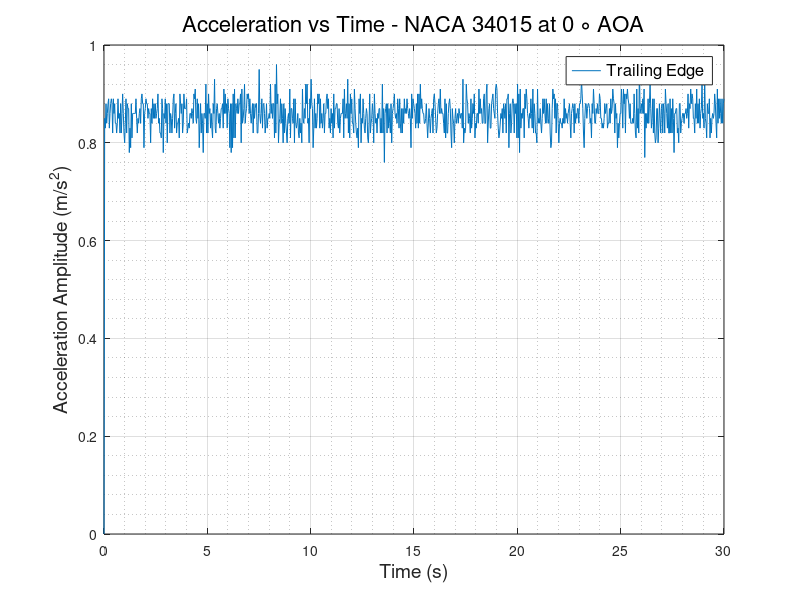
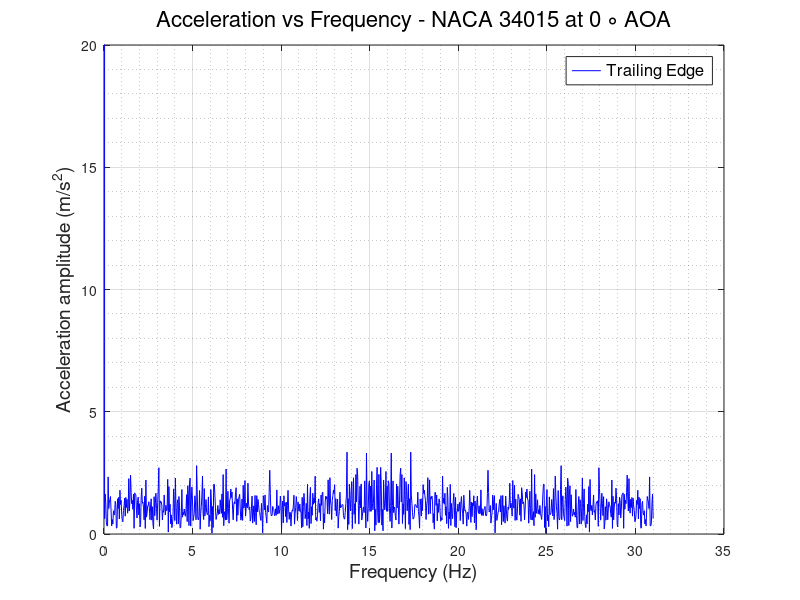

Here is the MATLAB script that generated these plots, in order:
clc
clear
close all
%% READING ACCELEROMETER DATA and defining Variables
                      % TRAILING EDGE %
data   = xlsread('TE_300rpm.csv');
TE_time   = data(:,1);
TE_X_acc  = data(:,2);
TE_Y_acc  = data(:,3);
TE_Z_acc  = data(:,4);
TE_R_acc  = sqrt(TE_X_acc.^2 + TE_Y_acc.^2 + TE_Z_acc.^2);
% plot(TE_time,TE_R_acc)
N      = numel(TE_time);
Ts     = abs(diff(TE_time(1:2)));
fs     = 1/Ts;
f_axis = [0:N-1]*fs/N;
A_freq_TE = fft(TE_Z_acc);
figure(1)
plot(TE_time, TE_Z_acc)
grid on
grid minor
xlabel('Time (s)','FontSize',14,'FontWeight','normal')
ylabel('Acceleration Amplitude (m/s^2)','FontSize',14,'FontWeight','normal')
legend ('Trailing Edge','FontSize',12,'FontWeight','normal')
title('Acceleration vs Time - NACA 34015 at 0 \circ AOA','FontSize',16,'FontWeight','normal')
% ylim([0.5 2])
figure(2)
plot(f_axis,abs(A_freq_TE),'-b','LineWidth',0.5)
grid on 
grid minor
ylabel('Acceleration amplitude (m/s^2)','FontSize',14,'FontWeight','normal')
xlabel('Frequency (Hz)','FontSize',14,'FontWeight','normal')
ylim([0 20])
legend ('Trailing Edge','FontSize',12,'FontWeight','normal')
title('Acceleration vs Frequency - NACA 34015 at 0 \circ AOA','FontSize',16,'FontWeight','normal')
